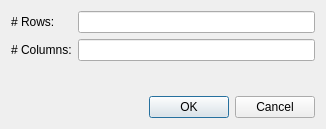
<?xml version="1.0" encoding="UTF-8"?>
<ui version="4.0">
 <class>DimensionDialog</class>
 <widget class="QDialog" name="DimensionDialog">
  <property name="geometry">
   <rect>
    <x>0</x>
    <y>0</y>
    <width>326</width>
    <height>129</height>
   </rect>
  </property>
  <property name="windowTitle">
   <string>Set Dimensions</string>
  </property>
  <layout class="QVBoxLayout" name="verticalLayout">
   <item>
    <layout class="QGridLayout" name="gridLayout">
     <item row="0" column="0">
      <widget class="QLabel" name="label">
       <property name="text">
        <string># Rows:</string>
       </property>
       <property name="buddy">
        <cstring>lineEdit_rows</cstring>
       </property>
      </widget>
     </item>
     <item row="0" column="1">
      <widget class="QLineEdit" name="lineEdit_rows"/>
     </item>
     <item row="1" column="0">
      <widget class="QLabel" name="label_2">
       <property name="text">
        <string># Columns:</string>
       </property>
       <property name="buddy">
        <cstring>lineEdit_cols</cstring>
       </property>
      </widget>
     </item>
     <item row="1" column="1">
      <widget class="QLineEdit" name="lineEdit_cols"/>
     </item>
    </layout>
   </item>
   <item>
    <spacer name="verticalSpacer">
     <property name="orientation">
      <enum>Qt::Vertical</enum>
     </property>
     <property name="sizeHint" stdset="0">
      <size>
       <width>20</width>
       <height>16</height>
      </size>
     </property>
    </spacer>
   </item>
   <item>
    <widget class="QDialogButtonBox" name="buttonBox">
     <property name="orientation">
      <enum>Qt::Horizontal</enum>
     </property>
     <property name="standardButtons">
      <set>QDialogButtonBox::Cancel|QDialogButtonBox::Ok</set>
     </property>
    </widget>
   </item>
  </layout>
 </widget>
 <resources/>
 <connections>
  <connection>
   <sender>buttonBox</sender>
   <signal>accepted()</signal>
   <receiver>DimensionDialog</receiver>
   <slot>accept()</slot>
   <hints>
    <hint type="sourcelabel">
     <x>257</x>
     <y>119</y>
    </hint>
    <hint type="destinationlabel">
     <x>157</x>
     <y>274</y>
    </hint>
   </hints>
  </connection>
  <connection>
   <sender>buttonBox</sender>
   <signal>rejected()</signal>
   <receiver>DimensionDialog</receiver>
   <slot>reject()</slot>
   <hints>
    <hint type="sourcelabel">
     <x>316</x>
     <y>119</y>
    </hint>
    <hint type="destinationlabel">
     <x>286</x>
     <y>274</y>
    </hint>
   </hints>
  </connection>
 </connections>
</ui>
